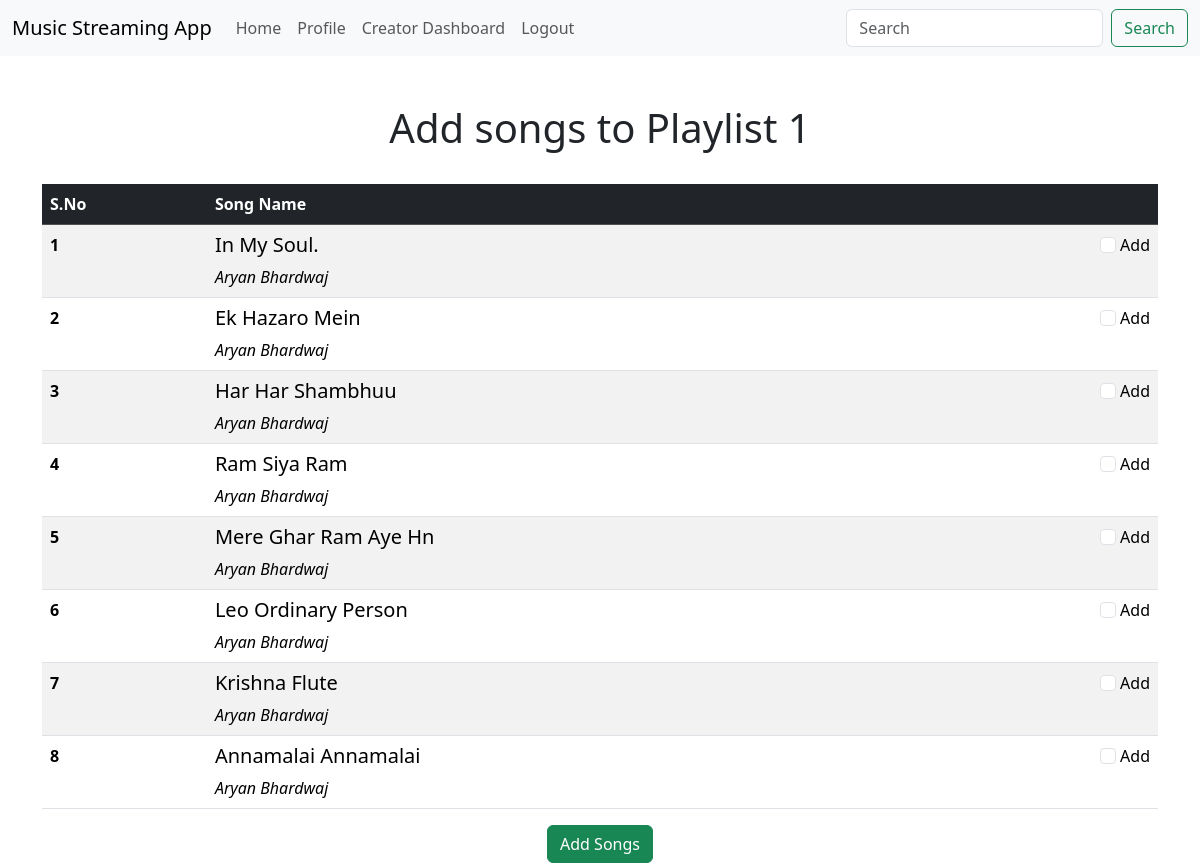
Page /add_song_to_playlist/1 (signed in) on the committed database.
### website/models.py (models this page shows)
class Playlist(db.Model):
    __tablename__ = 'playlist'
    id = db.Column(db.Integer, primary_key=True, autoincrement=True)
    user_id = db.Column(db.Integer, db.ForeignKey('user.id'))
    title = db.Column(db.String(255), nullable=False)
    songs = relationship('Song', secondary='playlist_songs', back_populates='playlists')

class Song(db.Model):
    __tablename__ = 'song'
    id = db.Column(db.Integer, primary_key=True, autoincrement=True)
    title = db.Column(db.String(255), nullable=False)
    artist_id = db.Column(db.Integer, db.ForeignKey('user.id'), nullable=False)
    release_date = db.Column(db.Date, nullable=False)
    genre = db.Column(db.String(50), nullable=False)
    album_id = db.Column(db.Integer, db.ForeignKey('album.id'))
    file_path = db.Column(db.String(255), nullable=False)
    lyrics = db.Column(db.Text)
    upload_date = db.Column(db.DateTime(timezone=True), default=func.now())
    playlists = relationship('Playlist', secondary='playlist_songs', back_populates='songs', lazy=True)
    ratings = relationship('Rating', back_populates='song', lazy=True)
    album = db.relationship('Album',secondary='album_songs', back_populates='songs', lazy=True)
    artist = db.relationship('User', back_populates='songs', lazy=True)
    is_flagged = db.Column(db.Boolean, default=False)

class User(db.Model, UserMixin):
    __tablename__ = 'user'
    id = db.Column(db.Integer, primary_key=True, autoincrement=True)
    firstname = db.Column(db.String(80), nullable=False)
    lastname = db.Column(db.String(80), nullable=False)
    email = db.Column(db.String(120), unique=True, nullable=False)
    password = db.Column(db.String(256), nullable=False)
    user_type = db.Column(db.String(80), nullable=False)
    is_blacklisted = db.Column(db.Boolean, default=False)
    registration_date = db.Column(
        db.DateTime(timezone=True), default=func.now())
    songs = relationship('Song', back_populates='artist', lazy=True)
    albums = relationship('Album', back_populates='artist', lazy=True)
    ratings = relationship('Rating', back_populates='user', lazy=True)

### website/controllers.py (the view, shortened to what this page needs)
@controllers.route('/add_song_to_playlist/<int:playlist_id>', methods=['GET', 'POST'])
@login_required
def add_song_to_playlist(playlist_id):
    songs = Song.query.all()
    playlist = Playlist.query.get(playlist_id)
    return render_template('add_song_to_playlist.html', user=current_user, playlist=playlist, songs=songs)

### website/__init__.py (called while the page is built)
def create_app():
    app = Flask(__name__)
    app.config['SECRET_KEY'] = 'sjhfsdfkisjfdisnmf'
    app.config['SQLALCHEMY_DATABASE_URI'] = f'sqlite:///{DATABASE_NAME}'
    db.init_app(app)
    from .controllers import controllers
    from .auth import auth
    from .models import User
    app.register_blueprint(controllers, url_prefix='/')
    app.register_blueprint(auth, url_prefix='/')
    if not path.exists('instance/' + DATABASE_NAME):
        with app.app_context():
            db.create_all()
    login_manager = LoginManager()
    login_manager.login_view = 'auth.login'
    login_manager.init_app(app)
    @login_manager.user_loader
    def load_user(id):
        return User.query.get(int(id))
    return app

### website/templates/add_song_to_playlist.html (shortened to what this page needs)
{% extends 'base.html' %}
{% block content %}
<br>
<h1 class="text-center">Add songs to {{playlist.title}}</h1>
<br>
<form action="{{ url_for('controllers.add_song_to_playlist', playlist_id=playlist.id) }}" method="POST">
    <table class="table table-striped table-hover">
        <thead class="table-dark">
        <tr>
            <th scope="col">S.No</th>
            <th scope="col">Song Name</th>
            <th scope="col"></th>
        </tr>
        </thead>
        <tbody>
        {% for song in songs %}
            <tr>
            <th scope="row">{{ loop.index }}</th>
            <td class="col">
                <h5>{{ song.title }}</h5><em>{{ song.artist.firstname }} {{ song.artist.lastname }}</em>
            </td>
            <td class="col text-end">
                <input type="checkbox" class="form-check-input dark " id="form-check-input]" name="song_ids[]" value="{{ song.id }}">
                <label for="form-check-input">
                Add
                </label>
            </td>
            </tr>
        {% endfor %}
        </tbody>
    </table>
    <div class="container text-center">
        <button type="submit" class="btn btn-success">Add Songs</button>
    </div>
</form>
{% endblock content %}

### rows in the picture
Playlist: title "Playlist 1"
Song: title "In My Soul.", artist.firstname "Aryan", artist.lastname "Bhardwaj"
Song: title "Ek Hazaro Mein", artist.firstname "Aryan", artist.lastname "Bhardwaj"
Song: title "Har Har Shambhuu", artist.firstname "Aryan", artist.lastname "Bhardwaj"
Song: title "Ram Siya Ram", artist.firstname "Aryan", artist.lastname "Bhardwaj"
Song: title "Mere Ghar Ram Aye Hn", artist.firstname "Aryan", artist.lastname "Bhardwaj"
Song: title "Leo Ordinary Person", artist.firstname "Aryan", artist.lastname "Bhardwaj"
Song: title "Krishna Flute", artist.firstname "Aryan", artist.lastname "Bhardwaj"
Song: title "Annamalai Annamalai", artist.firstname "Aryan", artist.lastname "Bhardwaj"
